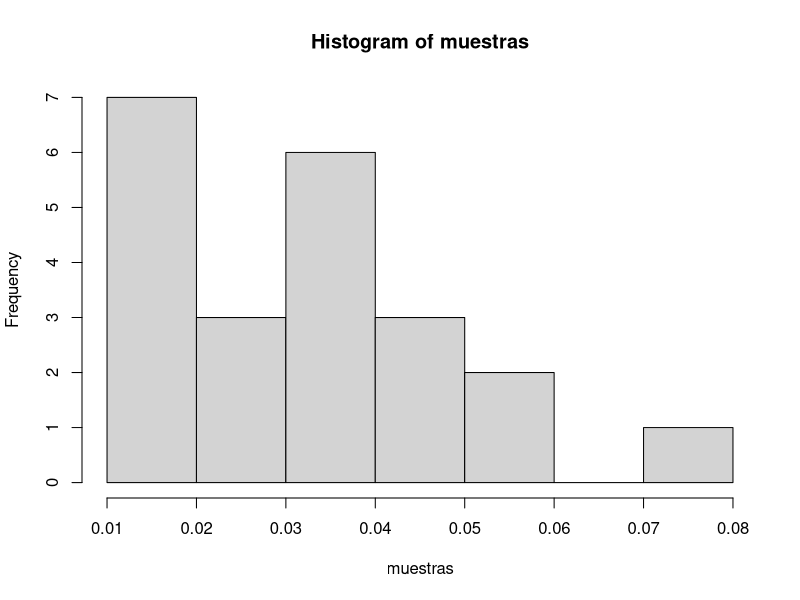
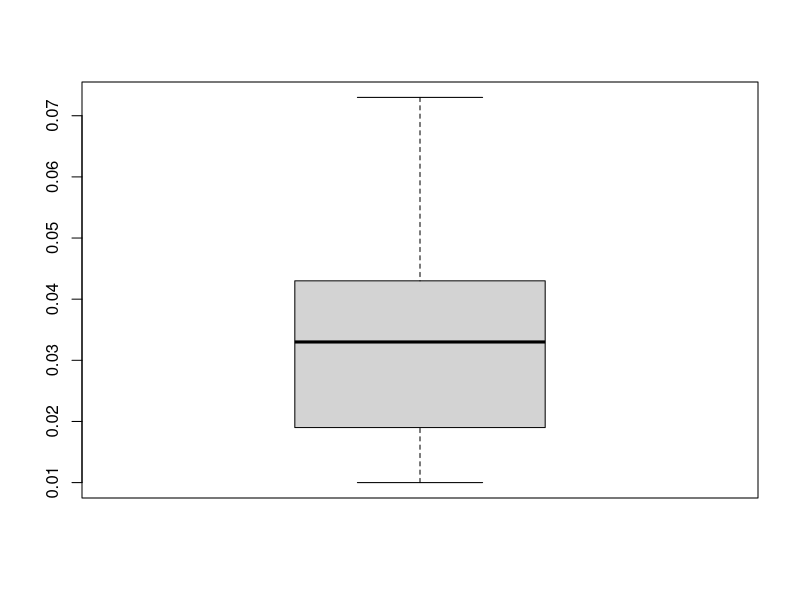
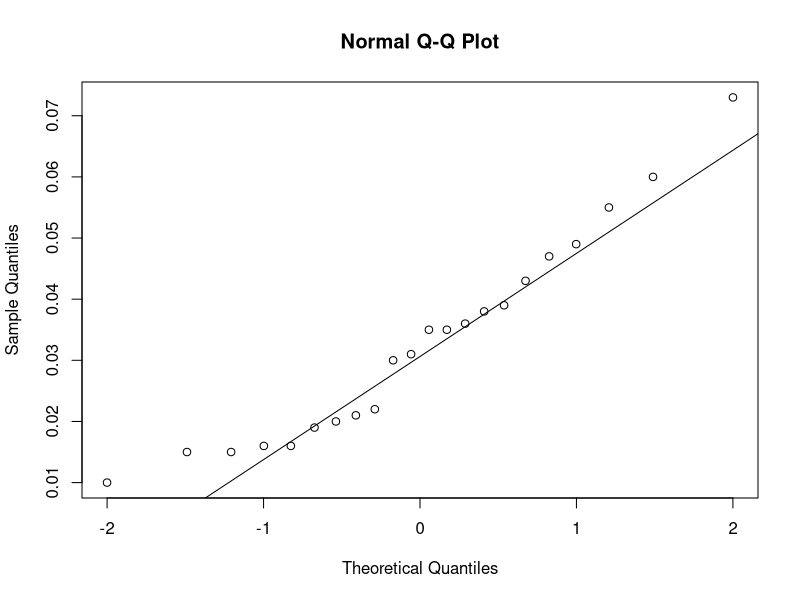
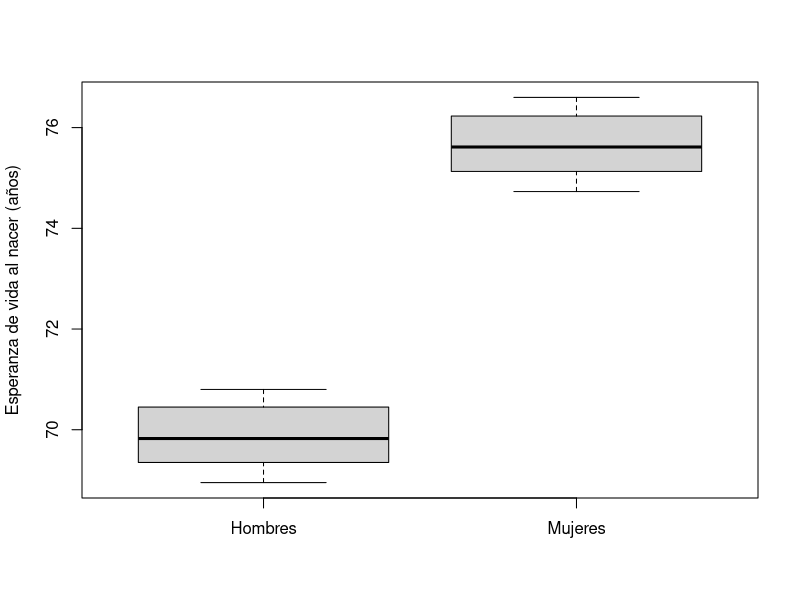
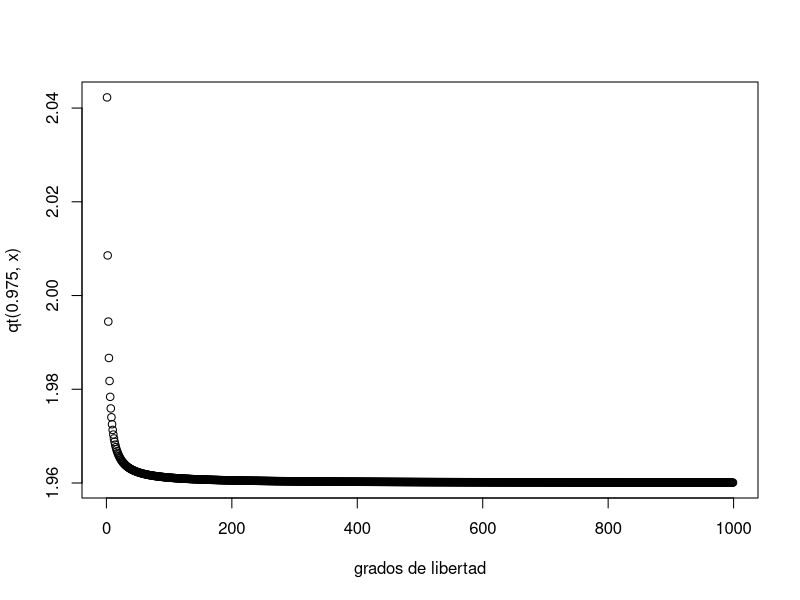

Reproduce these figures in R, in order.
### Intervalos de Confianza  #########

#contenido medio de plomo (miligramos por litro) de muestras de agua 
#recolectadas diariamente durante 22 días del sistema de agua de Boston

muestras=c(0.035, 0.060, 0.055, 0.035, 0.039, 0.038, 0.049, 0.073, 0.047, 0.031, 0.016, 0.015, 0.015, 0.022, 0.043, 0.030, 0.019,0.021, 0.036, 0.016, 0.010, 0.020)

#Hallar el promedio diario de las cantidades de plomo encontradas en el
#agua, y el intervalo de confianza del mismo.
length(muestras)
summary(muestras)
var(muestras)

## Evaluamos si los datos provienen de una dist. normal ###

par(mfrow=c(1,1))

hist(muestras)
boxplot(muestras)
qqnorm(muestras)
qqline(muestras)

qt(0.025,21)

## Escribimos una función que evalúe un vector de datos "x" y un
## intervalo de confianza alfa de dos colas

intervalo=function(x,alfa) {
n=length(x)
nu=n-1 #grados de libertad
cuantil= qt(1-alfa/2,df=nu)
LS=mean(x)+ cuantil*sqrt(var(x)/n)
LI=mean(x)- cuantil*sqrt(var(x)/n)
return(c(mean(x),LI,LS))}

intervalo(muestras,0.05)

a=qchisq(0.975,21)
b=qchisq(0.025,21)

(Linf=((length(muestras)-1)*var(muestras))/a)
(Lsup=((length(muestras)-1)*var(muestras))/b)

### Intervalo de confianza para la diferencia de medias ####

#Esperanza de Vida al Nacer (años) en Venezuela, 1993-2002. Fuente: I.N.E.

Hombres=c(68.95, 69.15, 69.35, 69.56, 69.75, 69.90, 70.03, 70.45,70.6, 70.8)
Mujeres=c(74.73, 74.93, 75.13, 75.34, 75.53, 75.70, 75.84, 76.23,76.4, 76.6)

par(mfrow=c(1,1))
boxplot(Hombres,Mujeres,names=c("Hombres", "Mujeres"),ylab="Esperanza de vida al nacer (años)")

## Intervalo de confianza para diferencia de medias de datos "x" y
## "y". Intervalo de tamaño alfa de dos colas. Muestras grandes.

#Comparaciones de las varianzas
n1=length(Hombres)
n2=length(Mujeres)

var_hombres=var(Hombres)
var_mujeres=var(Mujeres)
cuantil_inf=qf(0.975,n1-1,n2-1)
cuantil_sup=qf(0.025,n1-1,n2-1)
L_I=(var_hombres/var_mujeres)*(1/cuantil_inf)
L_I
L_S=(var_hombres/var_mujeres)*(1/cuantil_sup)
L_S
### Verificamos con la función de R
var.test(Hombres,Mujeres)

## Comando de R
t.test(Hombres,Mujeres,var.equal=TRUE)


x=seq(30,20000,20)
plot(qt(0.975,x),xlab="grados de libertad")
qnorm(0.975)


# A veces las encuestas proporcionan información importante sobre temas que 
# parecen ajenos a sus objetivos. El New York Times aplicó una encuesta para 
# determinar las preferencias de los votantes en las elecciones presidenciales
# de 1992. Se realizaron 2374 entrevistas por vía telefónica con ciudadanos 
# estadounidenses adultos. 1912 ciudadanos indicaron que contaban con registro
# de elector. Con los datos anteriores, genere un intervalo de confianza del 
# 99% para la proporción de ciudadanos con registro de elector.

prop.test(1912,2374,conf.level=0.95)
